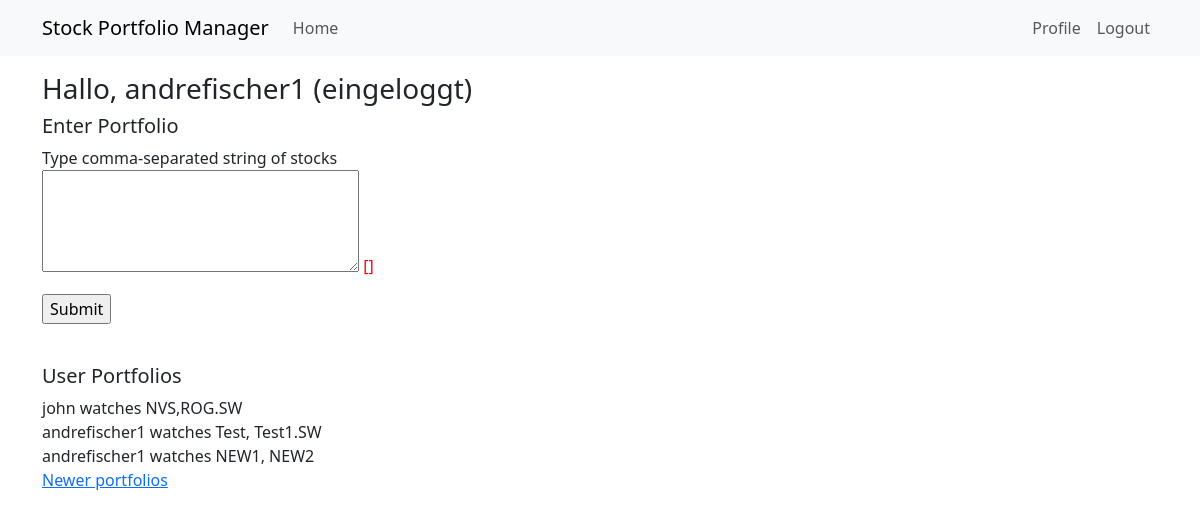
The page /index (signed in) on the database its author committed.
### app/models.py (models this page shows, shortened)
class User(UserMixin, db.Model):  # inherts from db.Model, the bas lass for all models in SQLAlhemy
    id: so.Mapped[int] = so.mapped_column(primary_key=True)
    username: so.Mapped[str] = so.mapped_column(sa.String(64), index=True,  unique=True)
    email: so.Mapped[str] = so.mapped_column(sa.String(120), index=True, unique=True)
    """
    Relationship to new class Portfolio "author" object; so.relationship() is model class that represents the other side of the relationship;
    the "back_populates" arguments reference the name of the relationship attribute on the other side
    """
    portfolios: so.WriteOnlyMapped['Portfolio'] = so.relationship(back_populates='author')
    """
    - password hash is used instead of password to not store them as plain text if DB is comprimised
    - optional typing allows empty or "None"
    - from werkzeug, password hashing and it's checking are added as methods
    """
    password_hash: so.Mapped[Optional[str]] = so.mapped_column(sa.String(256))
    about_me: so.Mapped[Optional[str]] = so.mapped_column(sa.String(140))
    last_seen: so.Mapped[Optional[datetime]] = so.mapped_column(
        default=lambda: datetime.now(timezone.utc))

class Portfolio(db.Model):
    id: so.Mapped[int] = so.mapped_column(primary_key=True)
    name: so.Mapped[Optional[str]] = so.mapped_column(sa.String(256), index=True, unique=True)  # each portfolio has a name which is Optional
    timestamp: so.Mapped[datetime] = so.mapped_column(index=True, default=lambda: datetime.now(timezone.utc))  # use Datetime to get Swiss time
    stock_list: so.Mapped[str] = so.mapped_column(sa.String(256))
    """
    Map to foreign key of "User" class
    """
    user_id: so.Mapped[int] = so.mapped_column(sa.ForeignKey(User.id),  index=True)
    author: so.Mapped[User] = so.relationship(back_populates='portfolios')

### app/routes.py (the view)
@app.route('/', methods=['GET', 'POST'])  # decorator for following function
@app.route('/index', methods=['GET', 'POST'])  # 2nd decorator
@login_required  # although it's index, we can set that here - not logged in person will be sent to login function
def index():
    mock_user = {'username':'Rikarda'}
    alt_names = ['guati','schatzi','schatzus','schatzo']
    form = PostPortfolio()
    if form.validate_on_submit():  # forms always are POST requests
        portfolio = Portfolio(stock_list=form.portfolio.data, author=current_user)
        db.session.add(portfolio)
        db.session.commit()
        flash('Your portfolio is now stored in database!')
        return redirect(url_for('index')) # it's recommended to have a redirect at the end of a post request
    portfolio_query = sa.select(Portfolio)
    """
    Instead of db.session.scalars() we can call db.paginate().items to prohibit overflow of one page
    and make the DB requests smaller; takes several arguments:
        page: the page number, starting from 1; per_page: the number of items per page
        error_out: an error flag. If True, when an out of range page is requested a 404 error will be
        automatically returned to the client. If False, an empty list will be returned for out of range pages.
    """
    page = request.args.get('page', 1, type=int)
    portfolios = db.paginate(portfolio_query, page=page, per_page=app.config['POSTS_PER_PAGE'], error_out=False)
    next_url = url_for('index', page=portfolios.next_num) \
        if portfolios.has_next else None
    prev_url = url_for('index', page=portfolios.prev_num) \
        if portfolios.has_prev else None
    return render_template('index.html',user=mock_user, alt_names=alt_names,
                           portfolios=portfolios.items, form=form,
                           next_url=next_url, prev_url=prev_url)

### app/forms.py
class PostPortfolio(FlaskForm):
    portfolio = TextAreaField('Type comma-separated string of stocks',
                              validators=[DataRequired(), Length(min=1, max=300)])
    submit = SubmitField('Submit')

### app/models.py (called while the page is built)
@login.user_loader  # user loader is registered with decorator
def load_user(id):
    return db.session.get(User, int(id)) # needs to be converted to int as string

### app/routes.py (called while the page is built)
@app.before_request
def before_request():
    if current_user.is_authenticated:
        current_user.last_seen = datetime.now(timezone.utc) # adding to db - no .add() needed here
        db.session.commit() # committing to db

### app/templates/index.html (shortened to what this page needs)
{% extends "base.html" %}
{% block content %}
        {% if not current_user.is_anonymous %}
        <h3> Hallo, {{ current_user.username}} (eingeloggt)</h3>
        {% endif %}
        <h5> Enter Portfolio </h5>
        <form action="", method="post">
                <p>
                        {{ form.portfolio.label }} <br>
                        {{ form.portfolio(cols=32,rows=4)}}
                        <span style="color: red;">[{{ error }}]</span>
                </p>
                <p>{{ form.submit() }}</p>
        </form>
        <br>
        <h5> User Portfolios </h5>
        {% for p in portfolios %}
        <tr valign="top">
                <div><td>{{p.author.username}} watches {{p.stock_list}}</td></div>
        </tr>
        {% endfor %}
        {% if next_url %}
        <a href="{{ next_url }}">Newer portfolios</a>
        {% endif %}{% endblock %}

### rows shown on the page
User: username "andrefischer1"
Portfolio: author.username "john", stock_list "NVS,ROG.SW"
Portfolio: author.username "andrefischer1", stock_list "Test, Test1.SW"
Portfolio: author.username "andrefischer1", stock_list "NEW1, NEW2"
